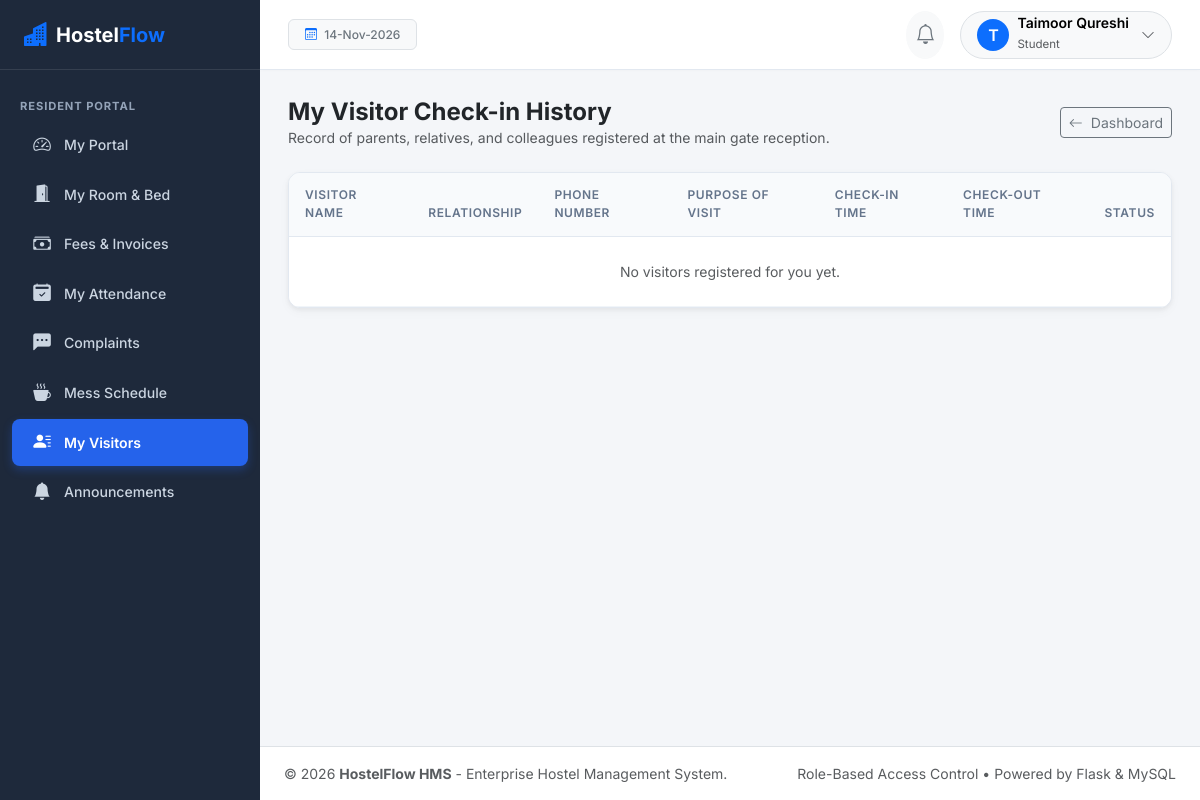
Page /portal/my-visitors (signed in) on the committed database.
### app/models/user.py (models this page shows, shortened)
class User(UserMixin, TimestampMixin, db.Model):
    __tablename__ = 'users'
    id = db.Column(db.Integer, primary_key=True)
    username = db.Column(db.String(80), unique=True, nullable=False, index=True)
    email = db.Column(db.String(120), unique=True, nullable=False, index=True)
    password_hash = db.Column(db.String(255), nullable=False)
    full_name = db.Column(db.String(120), nullable=False)
    avatar = db.Column(db.String(255), default='default_avatar.png')
    is_active = db.Column(db.Boolean, default=True, nullable=False)
    last_login = db.Column(db.DateTime)
    role_id = db.Column(db.Integer, db.ForeignKey('roles.id'), nullable=False)
    role = db.relationship('Role', back_populates='users')
    student_profile = db.relationship('Student', back_populates='user', uselist=False)
    employee_profile = db.relationship('Employee', back_populates='user', uselist=False)
    notifications = db.relationship('Notification', back_populates='user', lazy='dynamic', cascade='all, delete-orphan')
    audit_logs = db.relationship('AuditLog', back_populates='user', lazy='dynamic')
    def has_role(self, role_name):
        return self.role is not None and self.role.name.lower() == role_name.lower()
    @property
    def is_student(self):
        return self.has_role('Student')

class Role(db.Model):
    __tablename__ = 'roles'
    id = db.Column(db.Integer, primary_key=True)
    name = db.Column(db.String(50), unique=True, nullable=False)
    description = db.Column(db.String(255))
    users = db.relationship('User', back_populates='role', lazy='dynamic')

### app/routes/student_portal.py (the view)
@student_portal_bp.route('/my-visitors')
@login_required
def my_visitors():
    student = get_current_student()
    if not student:
        return redirect(url_for('dashboard.index'))
    visitors = student.visitors.order_by(Visitor.check_in.desc()).all()
    return render_template('student_portal/my_visitors.html', student=student, visitors=visitors)

### app/__init__.py (called while the page is built)
@login_manager.user_loader
def load_user(user_id):
    return User.query.get(int(user_id))

### app/routes/student_portal.py (called while the page is built)
def get_current_student():
    if not current_user.is_authenticated or not current_user.student_profile:
        return None
    return current_user.student_profile

### app/templates/student_portal/my_visitors.html (shortened to what this page needs)
{% extends "base.html" %}
{% block content %}
<div class="d-flex justify-content-between align-items-center mb-4">
  <div>
    <h4 class="fw-bold mb-0 text-dark">My Visitor Check-in History</h4>
    <p class="text-muted small mb-0">Record of parents, relatives, and colleagues registered at the main gate reception.</p>
  </div>
  <a href="{{ url_for('student_portal.dashboard') }}" class="btn btn-outline-secondary btn-sm">
    <i class="bi bi-arrow-left me-1"></i> Dashboard
  </a>
</div>
<div class="card card-saas">
  <div class="table-responsive">
    <table class="table table-custom table-hover align-middle mb-0">
      <thead>
        <tr>
          <th>Visitor Name</th>
          <th>Relationship</th>
          <th>Phone Number</th>
          <th>Purpose of Visit</th>
          <th>Check-in Time</th>
          <th>Check-out Time</th>
          <th>Status</th>
        </tr>
      </thead>
      <tbody>
        {% for v in visitors %}
          <tr>
            <td class="fw-semibold text-dark">{{ v.visitor_name }}</td>
            <td><span class="badge badge-soft-secondary">{{ v.relation }}</span></td>
            <td><small class="text-muted">{{ v.phone_number }}</small></td>
            <td class="small text-muted">{{ v.purpose }}</td>
            <td class="small">{{ v.check_in|datetime_format }}</td>
            <td class="small">{{ v.check_out|datetime_format if v.check_out else '-' }}</td>
            <td>
              {% if v.check_out %}
                <span class="badge badge-soft-success">Departed</span>
              {% else %}
                <span class="badge badge-soft-warning">Inside Building</span>
              {% endif %}
            </td>
          </tr>
        {% else %}
          <tr><td colspan="7" class="text-center py-4 text-muted">No visitors registered for you yet.</td></tr>
        {% endfor %}
      </tbody>
    </table>
  </div>
</div>
{% endblock %}

### app/templates/base.html (shortened to what this page needs)
<!DOCTYPE html>
<html lang="en">
<head>
  <link href="https://cdn.jsdelivr.net/npm/bootstrap@5.3.3/dist/css/bootstrap.min.css" rel="stylesheet">
  <link rel="stylesheet" href="https://cdn.jsdelivr.net/npm/bootstrap-icons@1.11.3/font/bootstrap-icons.min.css">
  <link rel="stylesheet" href="{{ url_for('static', filename='css/style.css') }}">
</head>
<body>
<div class="d-flex" id="wrapper">
  <div id="sidebar-wrapper">
    <div class="sidebar-brand">
      <i class="bi bi-buildings-fill text-primary me-2 fs-4"></i>
      <span>Hostel<span class="text-primary">Flow</span></span>
    </div>
    <div class="py-3">
      {% if current_user.is_authenticated and not current_user.is_student and not current_user.is_staff %}
        <div class="sidebar-heading">Core</div>
        <a href="{{ url_for('dashboard.index') }}" class="nav-link-custom {% if request.endpoint and request.endpoint == 'dashboard.index' %}active{% endif %}">
          <i class="bi bi-grid-1x2-fill"></i> Dashboard
        </a>
        <div class="sidebar-heading">Hostel & Housing</div>
        <a href="{{ url_for('hostels.list_hostels') }}" class="nav-link-custom {% if request.endpoint and 'hostels' in request.endpoint %}active{% endif %}">
          <i class="bi bi-building"></i> Hostels
        </a>
        <a href="{{ url_for('rooms.list_rooms') }}" class="nav-link-custom {% if request.endpoint and 'rooms' in request.endpoint %}active{% endif %}">
          <i class="bi bi-door-open-fill"></i> Rooms & Beds
        </a>
        <a href="{{ url_for('allocations.list_allocations') }}" class="nav-link-custom {% if request.endpoint and 'allocations' in request.endpoint %}active{% endif %}">
          <i class="bi bi-key-fill"></i> Allocations
        </a>
        <div class="sidebar-heading">Residents</div>
        <a href="{{ url_for('students.list_students') }}" class="nav-link-custom {% if request.endpoint and 'students' in request.endpoint %}active{% endif %}">
          <i class="bi bi-people-fill"></i> Students
        </a>
        <a href="{{ url_for('attendance.index') }}" class="nav-link-custom {% if request.endpoint and 'attendance' in request.endpoint %}active{% endif %}">
          <i class="bi bi-calendar-check-fill"></i> Attendance
        </a>
        <a href="{{ url_for('complaints.list_complaints') }}" class="nav-link-custom {% if request.endpoint and 'complaints' in request.endpoint %}active{% endif %}">
          <i class="bi bi-exclamation-triangle-fill"></i> Complaints
          {% if pending_complaints_count > 0 %}
            <span class="badge bg-danger rounded-pill ms-auto">{{ pending_complaints_count }}</span>
          {% endif %}
        </a>
        <a href="{{ url_for('visitors.list_visitors') }}" class="nav-link-custom {% if request.endpoint and 'visitors' in request.endpoint %}active{% endif %}">
          <i class="bi bi-person-badge-fill"></i> Visitors
        </a>
        <div class="sidebar-heading">Finance & Services</div>
        <a href="{{ url_for('fees.list_invoices') }}" class="nav-link-custom {% if request.endpoint and 'fees' in request.endpoint %}active{% endif %}">
          <i class="bi bi-receipt"></i> Fee Invoices
        </a>
        <a href="{{ url_for('mess.weekly_menu') }}" class="nav-link-custom {% if request.endpoint and 'mess' in request.endpoint %}active{% endif %}">
          <i class="bi bi-egg-fried"></i> Mess Menu
        </a>
        <a href="{{ url_for('staff.list_employees') }}" class="nav-link-custom {% if request.endpoint and 'staff' in request.endpoint %}active{% endif %}">
          <i class="bi bi-person-workspace"></i> Staff & Duties
        </a>
        <div class="sidebar-heading">Intelligence & System</div>
        <a href="{{ url_for('announcements.list_announcements') }}" class="nav-link-custom {% if request.endpoint and 'announcements' in request.endpoint %}active{% endif %}">
          <i class="bi bi-megaphone-fill"></i> Notices
        </a>
        <a href="{{ url_for('reports.index') }}" class="nav-link-custom {% if request.endpoint and 'reports' in request.endpoint %}active{% endif %}">
          <i class="bi bi-file-earmark-bar-graph-fill"></i> Reports Hub
        </a>
        {% if current_user.is_super_admin %}
          <a href="{{ url_for('settings.general_settings') }}" class="nav-link-custom {% if request.endpoint and 'settings' in request.endpoint %}active{% endif %}">
            <i class="bi bi-gear-fill"></i> System Settings
          </a>
        {% endif %}
      {% elif current_user.is_student %}
        <div class="sidebar-heading">Resident Portal</div>
        <a href="{{ url_for('student_portal.dashboard') }}" class="nav-link-custom {% if request.endpoint == 'student_portal.dashboard' %}active{% endif %}">
          <i class="bi bi-speedometer2"></i> My Portal
        </a>
        <a href="{{ url_for('student_portal.my_room') }}" class="nav-link-custom {% if request.endpoint == 'student_portal.my_room' %}active{% endif %}">
          <i class="bi bi-door-open-fill"></i> My Room & Bed
        </a>
        <a href="{{ url_for('student_portal.my_fees') }}" class="nav-link-custom {% if request.endpoint == 'student_portal.my_fees' %}active{% endif %}">
          <i class="bi bi-cash-stack"></i> Fees & Invoices
        </a>
        <a href="{{ url_for('student_portal.my_attendance') }}" class="nav-link-custom {% if request.endpoint == 'student_portal.my_attendance' %}active{% endif %}">
          <i class="bi bi-calendar2-check-fill"></i> My Attendance
        </a>
        <a href="{{ url_for('student_portal.my_complaints') }}" class="nav-link-custom {% if request.endpoint == 'student_portal.my_complaints' %}active{% endif %}">
          <i class="bi bi-chat-left-dots-fill"></i> Complaints
        </a>
        <a href="{{ url_for('student_portal.mess_menu') }}" class="nav-link-custom {% if request.endpoint == 'student_portal.mess_menu' %}active{% endif %}">
          <i class="bi bi-cup-hot-fill"></i> Mess Schedule
        </a>
        <a href="{{ url_for('student_portal.my_visitors') }}" class="nav-link-custom {% if request.endpoint == 'student_portal.my_visitors' %}active{% endif %}">
          <i class="bi bi-person-lines-fill"></i> My Visitors
        </a>
        <a href="{{ url_for('announcements.list_announcements') }}" class="nav-link-custom {% if request.endpoint == 'announcements.list_announcements' %}active{% endif %}">
          <i class="bi bi-bell-fill"></i> Announcements
        </a>
      {% endif %}
    </div>
  </div>
  <div id="page-content-wrapper">
    <nav class="navbar top-navbar d-flex align-items-center justify-content-between">
      <div class="d-flex align-items-center gap-3">
        <span class="badge bg-light text-secondary border px-3 py-2 fw-medium">
          <i class="bi bi-calendar3 me-1 text-primary"></i>
          {{ today_date|date_format }}
        </span>
      </div>
      <div class="d-flex align-items-center gap-3">
        <div class="dropdown">
          <button class="btn btn-light position-relative rounded-circle p-2" type="button" data-bs-toggle="dropdown" aria-expanded="false">
            <i class="bi bi-bell fs-5 text-secondary"></i>
          </button>
        </div>
        <div class="dropdown">
          <button class="btn btn-light rounded-pill border d-flex align-items-center gap-2 py-1 px-3" type="button" data-bs-toggle="dropdown" aria-expanded="false">
            <div class="rounded-circle bg-primary text-white d-flex align-items-center justify-content-center" style="width: 32px; height: 32px; font-weight: 600;">
              {{ current_user.full_name[:1] if current_user.is_authenticated else 'U' }}
            </div>
            <div class="text-start d-none d-sm-block">
              <div class="fw-semibold small lh-1">{{ current_user.full_name if current_user.is_authenticated else 'User' }}</div>
              <small class="text-muted" style="font-size: 0.72rem;">{{ current_user.role.name if current_user.is_authenticated and current_user.role else 'Guest' }}</small>
            </div>
            <i class="bi bi-chevron-down text-muted small ms-1"></i>
          </button>
        </div>
      </div>
    </nav>
    <main class="main-body">
      {% block content %}{% endblock %}
    </main>
    <footer class="bg-white border-top py-3 px-4 text-center text-muted small no-print">
      <div class="d-flex flex-column flex-sm-row justify-content-between align-items-center">
        <span>&copy; {{ 2026 }} <strong>HostelFlow HMS</strong> - Enterprise Hostel Management System.</span>
        <span class="mt-1 mt-sm-0">Role-Based Access Control &bull; Powered by Flask & MySQL</span>
      </div>
    </footer>
  </div>
</div>
</body>
</html>

### app/static/css/style.css (style rules this page uses)
:root { --primary-color: #0d6efd; --primary-dark: #0a58ca; --primary-light: #e7f1ff; --secondary-color: #495057; --success-color: #198754; --danger-color: #dc3545; --warning-color: #ffc107; --info-color: #0dcaf0; --body-bg: #f4f6f9; --sidebar-bg: #1e293b; --sidebar-hover: #334155; --sidebar-active: #2563eb; --card-shadow: 0 0.125rem 0.25rem rgba(0, 0, 0, 0.05), 0 0.25rem 0.75rem rgba(0, 0, 0, 0.03); --card-border-radius: 0.75rem; }
body { font-family: 'Inter', -apple-system, BlinkMacSystemFont, "Segoe UI", Roboto, "Helvetica Neue", Arial, sans-serif; background-color: var(--body-bg); color: #334155; min-height: 100vh; }
#sidebar-wrapper { min-height: 100vh; width: 260px; background-color: var(--sidebar-bg); color: #e2e8f0; transition: all 0.3s ease; z-index: 1000; }
#sidebar-wrapper .sidebar-brand { height: 70px; display: flex; align-items: center; padding: 0 1.5rem; font-size: 1.25rem; font-weight: 700; color: #ffffff; border-bottom: 1px solid rgba(255, 255, 255, 0.1); }
.sidebar-heading { padding: 0.75rem 1.25rem 0.25rem; font-size: 0.7rem; text-transform: uppercase; font-weight: 700; letter-spacing: 0.08em; color: #94a3b8; }
.nav-link-custom { display: flex; align-items: center; gap: 0.75rem; padding: 0.65rem 1.25rem; color: #cbd5e1; text-decoration: none; font-size: 0.88rem; font-weight: 500; border-radius: 0.5rem; margin: 0.15rem 0.75rem; transition: all 0.2s ease; }
.nav-link-custom.active { background-color: var(--sidebar-active); color: #ffffff; font-weight: 600; box-shadow: 0 4px 10px rgba(37, 99, 235, 0.3); }
.nav-link-custom i { font-size: 1.1rem; width: 20px; text-align: center; }
#page-content-wrapper { flex: 1; min-width: 0; display: flex; flex-direction: column; }
.top-navbar { height: 70px; background-color: #ffffff; border-bottom: 1px solid #e2e8f0; padding: 0 1.75rem; box-shadow: 0 1px 3px rgba(0, 0, 0, 0.02); }
.main-body { padding: 1.75rem; flex: 1; }
.card-saas { background: #ffffff; border-radius: var(--card-border-radius); border: 1px solid #e2e8f0; box-shadow: var(--card-shadow); overflow: hidden; }
.table-custom { margin-bottom: 0; }
.table-custom th { background-color: #f8fafc; color: #64748b; font-weight: 600; font-size: 0.75rem; text-transform: uppercase; letter-spacing: 0.05em; border-top: none; border-bottom: 1px solid #e2e8f0; padding: 0.85rem 1rem; }
.table-custom td { padding: 0.85rem 1rem; vertical-align: middle; border-bottom: 1px solid #f1f5f9; font-size: 0.875rem; }

### rows in the picture
User: is_active+full_name "T", is_active+full_name "Taimoor Qureshi", role "Student"

### other values in the picture
{{ 2026 }} "2026"
